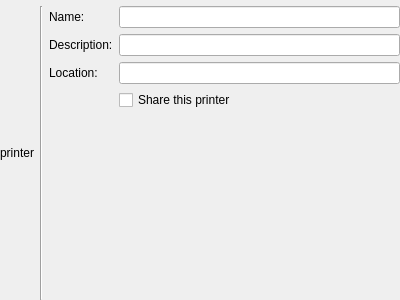
<?xml version="1.0" encoding="UTF-8"?>
<ui version="4.0">
 <class>PageAddPrinter</class>
 <widget class="QWidget" name="PageAddPrinter">
  <property name="geometry">
   <rect>
    <x>0</x>
    <y>0</y>
    <width>400</width>
    <height>300</height>
   </rect>
  </property>
  <property name="sizePolicy">
   <sizepolicy hsizetype="Ignored" vsizetype="Preferred">
    <horstretch>0</horstretch>
    <verstretch>0</verstretch>
   </sizepolicy>
  </property>
  <layout class="QGridLayout" name="gridLayout">
   <property name="margin">
    <number>0</number>
   </property>
   <item row="1" column="3">
    <layout class="QFormLayout" name="formLayout">
     <property name="fieldGrowthPolicy">
      <enum>QFormLayout::ExpandingFieldsGrow</enum>
     </property>
     <item row="0" column="0">
      <widget class="QLabel" name="label_2">
       <property name="text">
        <string comment="@label:textbox">Name:</string>
       </property>
      </widget>
     </item>
     <item row="0" column="1">
      <widget class="KLineEdit" name="nameLE">
       <property name="toolTip">
        <string>May contain any printable characters except &quot;/&quot;, &quot;#&quot;, and space</string>
       </property>
      </widget>
     </item>
     <item row="1" column="0">
      <widget class="QLabel" name="label_3">
       <property name="text">
        <string comment="@label:textbox">Description:</string>
       </property>
      </widget>
     </item>
     <item row="1" column="1">
      <widget class="KLineEdit" name="descriptionLE"/>
     </item>
     <item row="2" column="0">
      <widget class="QLabel" name="label_4">
       <property name="text">
        <string comment="@label:textbox">Location:</string>
       </property>
      </widget>
     </item>
     <item row="2" column="1">
      <widget class="KLineEdit" name="locationLE"/>
     </item>
     <item row="3" column="1">
      <widget class="QCheckBox" name="shareCB">
       <property name="text">
        <string comment="@option:check">Share this printer</string>
       </property>
      </widget>
     </item>
    </layout>
   </item>
   <item row="1" column="2">
    <widget class="Line" name="line">
     <property name="orientation">
      <enum>Qt::Vertical</enum>
     </property>
    </widget>
   </item>
   <item row="1" column="1">
    <layout class="QVBoxLayout" name="verticalLayout">
     <property name="sizeConstraint">
      <enum>QLayout::SetMinimumSize</enum>
     </property>
     <item>
      <spacer name="verticalSpacer_3">
       <property name="orientation">
        <enum>Qt::Vertical</enum>
       </property>
       <property name="sizeHint" stdset="0">
        <size>
         <width>20</width>
         <height>40</height>
        </size>
       </property>
      </spacer>
     </item>
     <item>
      <widget class="QLabel" name="printerL">
       <property name="sizePolicy">
        <sizepolicy hsizetype="Fixed" vsizetype="Preferred">
         <horstretch>0</horstretch>
         <verstretch>0</verstretch>
        </sizepolicy>
       </property>
       <property name="text">
        <string notr="true">printer</string>
       </property>
       <property name="alignment">
        <set>Qt::AlignCenter</set>
       </property>
       <property name="margin">
        <number>7</number>
       </property>
      </widget>
     </item>
     <item>
      <spacer name="verticalSpacer_4">
       <property name="orientation">
        <enum>Qt::Vertical</enum>
       </property>
       <property name="sizeHint" stdset="0">
        <size>
         <width>20</width>
         <height>40</height>
        </size>
       </property>
      </spacer>
     </item>
    </layout>
   </item>
   <item row="0" column="1" colspan="3">
    <widget class="KMessageWidget" name="messageWidget" native="true"/>
   </item>
  </layout>
 </widget>
 <customwidgets>
  <customwidget>
   <class>KLineEdit</class>
   <extends>QLineEdit</extends>
   <header>klineedit.h</header>
  </customwidget>
  <customwidget>
   <class>KMessageWidget</class>
   <extends>QWidget</extends>
   <header location="global">kmessagewidget.h</header>
   <container>1</container>
  </customwidget>
 </customwidgets>
 <resources/>
 <connections/>
</ui>
